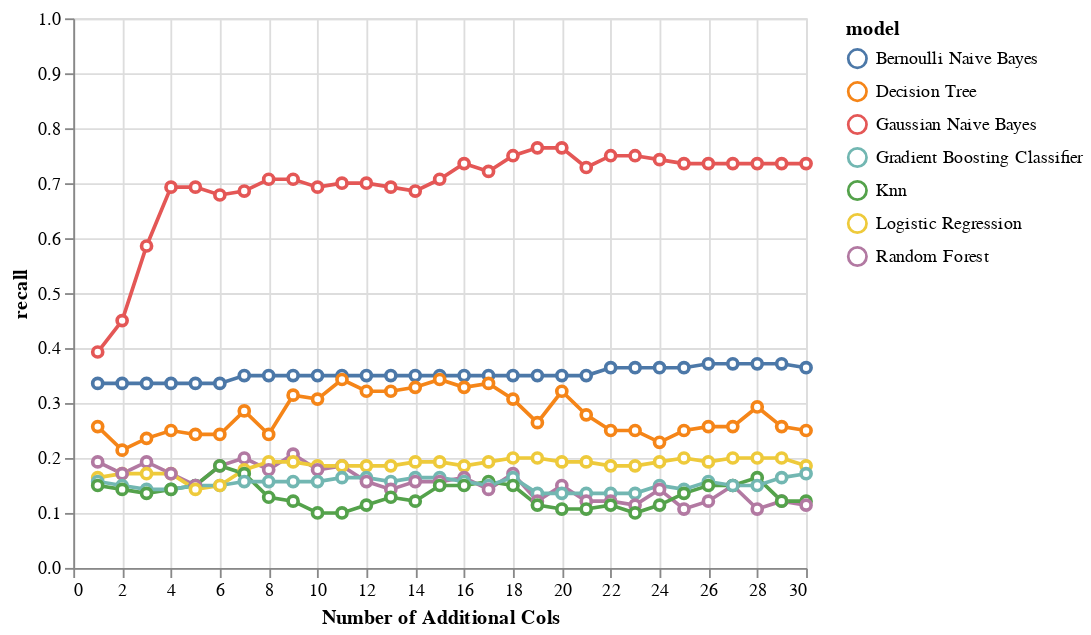

The code cell stored with this chart in its notebook:
### Code cell
perf_subset = perf_by_additional_n_cols_matrix_bin[
    (perf_by_additional_n_cols_matrix_bin['grouping'] == "Depressed (Yes)") &
  #  (perf_by_additional_n_cols_matrix_bin['model'] == 'Gaussian Naive Bayes') &
    (perf_by_additional_n_cols_matrix_bin['additional_col_method'] == 'corr_to_mdd_subset_data_v2') &
    (perf_by_additional_n_cols_matrix_bin['bin_strategy'] == 'kmeans') &
    (perf_by_additional_n_cols_matrix_bin['n_bins'] == 10)
]

alt.Chart(perf_subset).mark_line(
       point={
         "filled": False,
         "fill": "white"
       }
).encode(
    x = alt.X('addl_cols', title="Number of Additional Cols"),
    y = alt.Y('recall', scale=alt.Scale(domain=[0, 1])),
    color = 'model'
)

### Figure 1 — Vega-Lite specification as saved in the notebook (floating-point values rounded to 4 significant figures; data arrays with more than 128 entries replaced by an {"elided": "..."} marker saying what was removed)
{"config": {"view": {"continuousWidth": 400, "continuousHeight": 300}}, "data": {"name": "data-345d7f8e2861454852207a4bf6412074"}, "mark": {"type": "line", "point": {"filled": false, "fill": "white"}}, "encoding": {"color": {"field": "model", "type": "nominal"}, "x": {"field": "addl_cols", "title": "Number of Additional Cols", "type": "quantitative"}, "y": {"field": "recall", "scale": {"domain": [0, 1]}, "type": "quantitative"}}, "$schema": "https://vega.github.io/schema/vega-lite/v4.17.0.json", "datasets": {"data-345d7f8e2861454852207a4bf6412074": {"elided": "210 records"}}}
